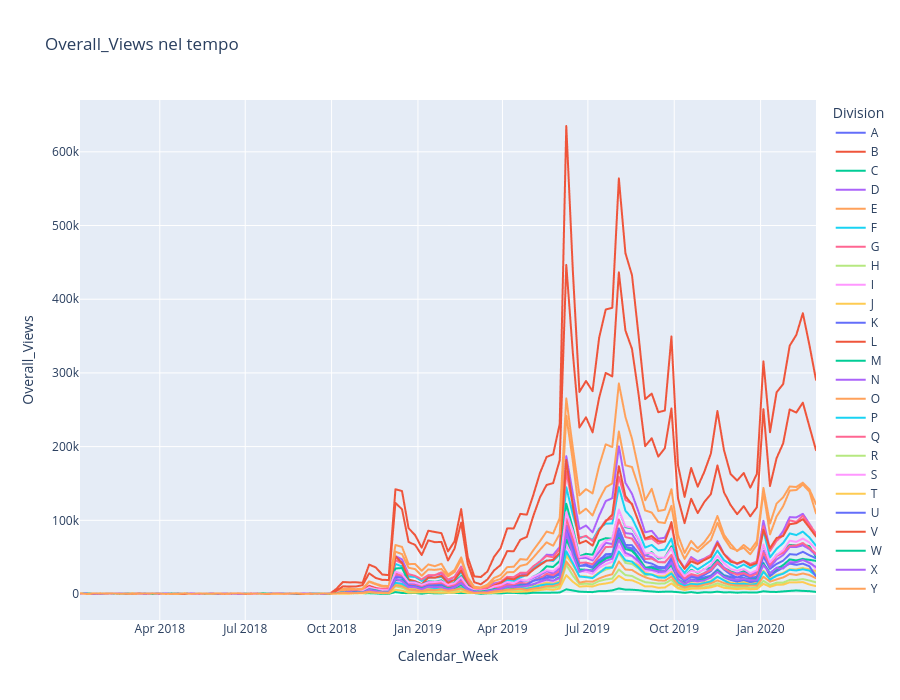

This figure's notebook cell:
### Markdown cell above
La `divisione B` mostra livelli elevati di  `Overall_Views` rispetto alle altre divisioni, ma i picchi temporali non coincidono perfettamente con quelli delle Sales.

Questo suggerisce che la visibilità complessiva non si traduca in modo lineare o immediato in vendite.

### Code cell
fig = px.line(df_senza_z,
              x="Calendar_Week",
              y="Overall_Views",
              color="Division",
              hover_name="Division",
              title="Overall_Views nel tempo")
fig.update_layout(height=700)
fig.show()
